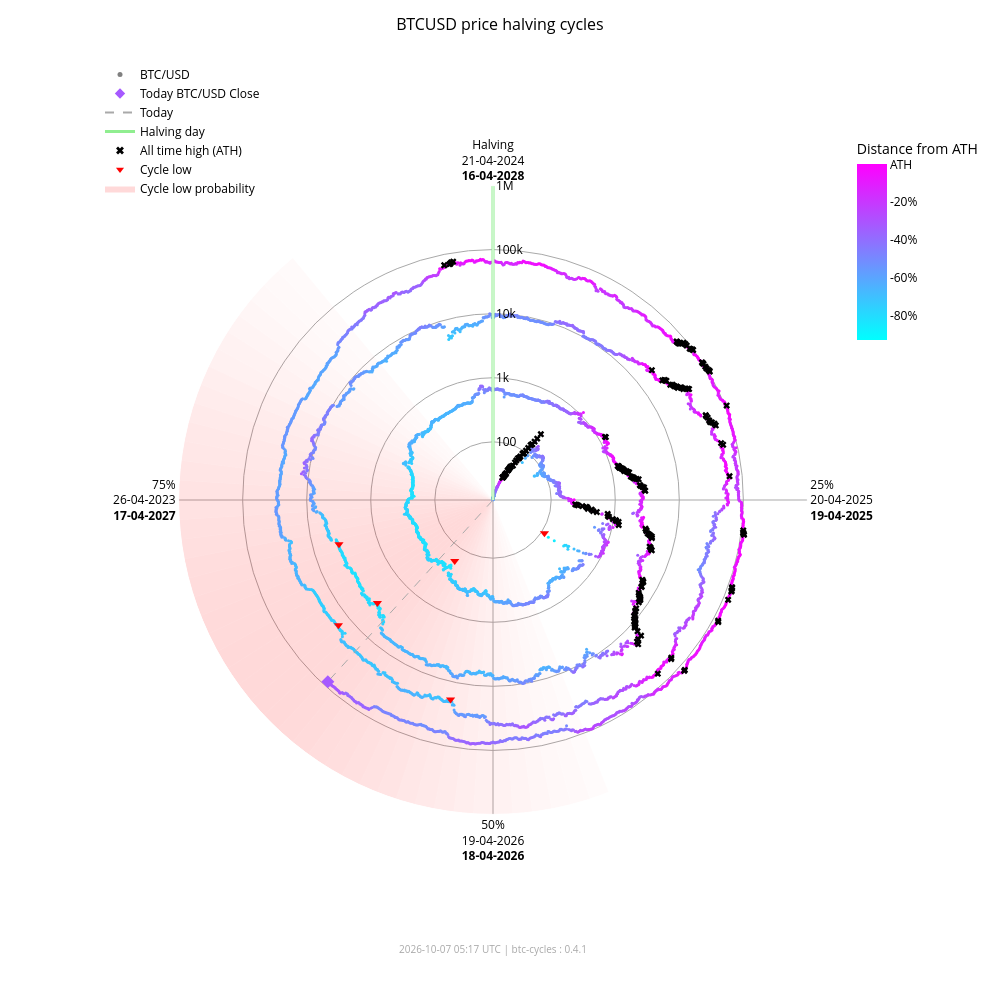

Here is the notebook cell this chart was saved with:
### Markdown cell above
### Interactive chart (plotly)

### Code cell
fig_interactive = btc.plot(
    kind="interactive",
    from_date="2012-11-28",
)
# plotly config for interactivity
config = {"scrollZoom": True, "displayModeBar": True}
# display in notebook
fig_interactive.show(config=config)

### Figure 1 — Plotly figure (JSON) as saved in the notebook; plotly's stock layout.template omitted (floating-point values rounded to 4 significant figures; data arrays with more than 128 entries replaced by an {"elided": "..."} marker saying what was removed)
{"data": [{"fill": "toself", "fillcolor": "rgba(255,0,0,0.017168280509461755)", "hoverinfo": "skip", "line": {"width": 0}, "mode": "lines", "r": [12.35, 1000000, 1000000, 12.35, 12.35], "showlegend": false, "theta": [158.4, 158.4, 162.0, 162.0, 158.4], "type": "scatterpolar"}, {"fill": "toself", "fillcolor": "rgba(255,0,0,0.022114794501891175)", "hoverinfo": "skip", "line": {"width": 0}, "mode": "lines", "r": [12.35, 1000000, 1000000, 12.35, 12.35], "showlegend": false, "theta": [162.0, 162.0, 165.6, 165.6, 162.0], "type": "scatterpolar"}, {"fill": "toself", "fillcolor": "rgba(255,0,0,0.02790404259511669)", "hoverinfo": "skip", "line": {"width": 0}, "mode": "lines", "r": [12.35, 1000000, 1000000, 12.35, 12.35], "showlegend": false, "theta": [165.6, 165.6, 169.2, 169.2, 165.6], "type": "scatterpolar"}, {"fill": "toself", "fillcolor": "rgba(255,0,0,0.034518294852420334)", "hoverinfo": "skip", "line": {"width": 0}, "mode": "lines", "r": [12.35, 1000000, 1000000, 12.35, 12.35], "showlegend": false, "theta": [169.2, 169.2, 172.8, 172.8, 169.2], "type": "scatterpolar"}, {"fill": "toself", "fillcolor": "rgba(255,0,0,0.041901979682821514)", "hoverinfo": "skip", "line": {"width": 0}, "mode": "lines", "r": [12.35, 1000000, 1000000, 12.35, 12.35], "showlegend": false, "theta": [172.8, 172.8, 176.4, 176.4, 172.8], "type": "scatterpolar"}, {"fill": "toself", "fillcolor": "rgba(255,0,0,0.04996405861294358)", "hoverinfo": "skip", "line": {"width": 0}, "mode": "lines", "r": [12.35, 1000000, 1000000, 12.35, 12.35], "showlegend": false, "theta": [176.4, 176.4, 180.0, 180.0, 176.4], "type": "scatterpolar"}, {"fill": "toself", "fillcolor": "rgba(255,0,0,0.05858349692240514)", "hoverinfo": "skip", "line": {"width": 0}, "mode": "lines", "r": [12.35, 1000000, 1000000, 12.35, 12.35], "showlegend": false, "theta": [180.0, 180.0, 183.6, 183.6, 180.0], "type": "scatterpolar"}, {"fill": "toself", "fillcolor": "rgba(255,0,0,0.06761662035375064)", "hoverinfo": "skip", "line": {"width": 0}, "mode": "lines", "r": [12.35, 1000000, 1000000, 12.35, 12.35], "showlegend": false, "theta": [183.6, 183.6, 187.2, 187.2, 183.6], "type": "scatterpolar"}, {"fill": "toself", "fillcolor": "rgba(255,0,0,0.07690481219944661)", "hoverinfo": "skip", "line": {"width": 0}, "mode": "lines", "r": [12.35, 1000000, 1000000, 12.35, 12.35], "showlegend": false, "theta": [187.2, 187.2, 190.8, 190.8, 187.2], "type": "scatterpolar"}, {"fill": "toself", "fillcolor": "rgba(255,0,0,0.08628112000611096)", "hoverinfo": "skip", "line": {"width": 0}, "mode": "lines", "r": [12.35, 1000000, 1000000, 12.35, 12.35], "showlegend": false, "theta": [190.8, 190.8, 194.4, 194.4, 190.8], "type": "scatterpolar"}, {"fill": "toself", "fillcolor": "rgba(255,0,0,0.09557490841018089)", "hoverinfo": "skip", "line": {"width": 0}, "mode": "lines", "r": [12.35, 1000000, 1000000, 12.35, 12.35], "showlegend": false, "theta": [194.4, 194.4, 198.0, 198.0, 194.4], "type": "scatterpolar"}, {"fill": "toself", "fillcolor": "rgba(255,0,0,0.10461455782963762)", "hoverinfo": "skip", "line": {"width": 0}, "mode": "lines", "r": [12.35, 1000000, 1000000, 12.35, 12.35], "showlegend": false, "theta": [198.0, 198.0, 201.6, 201.6, 198.0], "type": "scatterpolar"}, {"fill": "toself", "fillcolor": "rgba(255,0,0,0.11322908719652829)", "hoverinfo": "skip", "line": {"width": 0}, "mode": "lines", "r": [12.35, 1000000, 1000000, 12.35, 12.35], "showlegend": false, "theta": [201.6, 201.6, 205.2, 205.2, 201.6], "type": "scatterpolar"}, {"fill": "toself", "fillcolor": "rgba(255,0,0,0.12125015337052986)", "hoverinfo": "skip", "line": {"width": 0}, "mode": "lines", "r": [12.35, 1000000, 1000000, 12.35, 12.35], "showlegend": false, "theta": [205.2, 205.2, 208.8, 208.8, 205.2], "type": "scatterpolar"}, {"fill": "toself", "fillcolor": "rgba(255,0,0,0.12851590515331976)", "hoverinfo": "skip", "line": {"width": 0}, "mode": "lines", "r": [12.35, 1000000, 1000000, 12.35, 12.35], "showlegend": false, "theta": [208.8, 208.8, 212.4, 212.4, 208.8], "type": "scatterpolar"}, {"fill": "toself", "fillcolor": "rgba(255,0,0,0.13487757461161184)", "hoverinfo": "skip", "line": {"width": 0}, "mode": "lines", "r": [12.35, 1000000, 1000000, 12.35, 12.35], "showlegend": false, "theta": [212.4, 212.4, 216.0, 216.0, 212.4], "type": "scatterpolar"}, {"fill": "toself", "fillcolor": "rgba(255,0,0,0.14020862181849592)", "hoverinfo": "skip", "line": {"width": 0}, "mode": "lines", "r": [12.35, 1000000, 1000000, 12.35, 12.35], "showlegend": false, "theta": [216.0, 216.0, 219.6, 219.6, 216.0], "type": "scatterpolar"}, {"fill": "toself", "fillcolor": "rgba(255,0,0,0.14441504950654527)", "hoverinfo": "skip", "line": {"width": 0}, "mode": "lines", "r": [12.35, 1000000, 1000000, 12.35, 12.35], "showlegend": false, "theta": [219.6, 219.6, 223.2, 223.2, 219.6], "type": "scatterpolar"}, {"fill": "toself", "fillcolor": "rgba(255,0,0,0.14744459351271713)", "hoverinfo": "skip", "line": {"width": 0}, "mode": "lines", "r": [12.35, 1000000, 1000000, 12.35, 12.35], "showlegend": false, "theta": [223.2, 223.2, 226.8, 226.8, 223.2], "type": "scatterpolar"}, {"fill": "toself", "fillcolor": "rgba(255,0,0,0.14929223192296423)", "hoverinfo": "skip", "line": {"width": 0}, "mode": "lines", "r": [12.35, 1000000, 1000000, 12.35, 12.35], "showlegend": false, "theta": [226.8, 226.8, 230.4, 230.4, 226.8], "type": "scatterpolar"}, {"fill": "toself", "fillcolor": "rgba(255,0,0,0.15)", "hoverinfo": "skip", "line": {"width": 0}, "mode": "lines", "r": [12.35, 1000000, 1000000, 12.35, 12.35], "showlegend": false, "theta": [230.4, 230.4, 234.0, 234.0, 230.4], "type": "scatterpolar"}, {"fill": "toself", "fillcolor": "rgba(255,0,0,0.14965033825231114)", "hoverinfo": "skip", "line": {"width": 0}, "mode": "lines", "r": [12.35, 1000000, 1000000, 12.35, 12.35], "showlegend": false, "theta": [234.0, 234.0, 237.6, 237.6, 234.0], "type": "scatterpolar"}, {"fill": "toself", "fillcolor": "rgba(255,0,0,0.14835378057909807)", "hoverinfo": "skip", "line": {"width": 0}, "mode": "lines", "r": [12.35, 1000000, 1000000, 12.35, 12.35], "showlegend": false, "theta": [237.6, 237.6, 241.2, 241.2, 237.6], "type": "scatterpolar"}, {"fill": "toself", "fillcolor": "rgba(255,0,0,0.14623322283554635)", "hoverinfo": "skip", "line": {"width": 0}, "mode": "lines", "r": [12.35, 1000000, 1000000, 12.35, 12.35], "showlegend": false, "theta": [241.2, 241.2, 244.8, 244.8, 241.2], "type": "scatterpolar"}, {"fill": "toself", "fillcolor": "rgba(255,0,0,0.1434078538226231)", "hoverinfo": "skip", "line": {"width": 0}, "mode": "lines", "r": [12.35, 1000000, 1000000, 12.35, 12.35], "showlegend": false, "theta": [244.8, 244.8, 248.4, 248.4, 244.8], "type": "scatterpolar"}, {"fill": "toself", "fillcolor": "rgba(255,0,0,0.13997983179373427)", "hoverinfo": "skip", "line": {"width": 0}, "mode": "lines", "r": [12.35, 1000000, 1000000, 12.35, 12.35], "showlegend": false, "theta": [248.4, 248.4, 252.0, 252.0, 248.4], "type": "scatterpolar"}, {"fill": "toself", "fillcolor": "rgba(255,0,0,0.13602598258454268)", "hoverinfo": "skip", "line": {"width": 0}, "mode": "lines", "r": [12.35, 1000000, 1000000, 12.35, 12.35], "showlegend": false, "theta": [252.0, 252.0, 255.6, 255.6, 252.0], "type": "scatterpolar"}, {"fill": "toself", "fillcolor": "rgba(255,0,0,0.13159547355344953)", "hoverinfo": "skip", "line": {"width": 0}, "mode": "lines", "r": [12.35, 1000000, 1000000, 12.35, 12.35], "showlegend": false, "theta": [255.6, 255.6, 259.2, 259.2, 255.6], "type": "scatterpolar"}, {"fill": "toself", "fillcolor": "rgba(255,0,0,0.12671301775492697)", "hoverinfo": "skip", "line": {"width": 0}, "mode": "lines", "r": [12.35, 1000000, 1000000, 12.35, 12.35], "showlegend": false, "theta": [259.2, 259.2, 262.8, 262.8, 259.2], "type": "scatterpolar"}, {"fill": "toself", "fillcolor": "rgba(255,0,0,0.12138610149219965)", "hoverinfo": "skip", "line": {"width": 0}, "mode": "lines", "r": [12.35, 1000000, 1000000, 12.35, 12.35], "showlegend": false, "theta": [262.8, 262.8, 266.4, 266.4, 262.8], "type": "scatterpolar"}, {"fill": "toself", "fillcolor": "rgba(255,0,0,0.1156142551644921)", "hoverinfo": "skip", "line": {"width": 0}, "mode": "lines", "r": [12.35, 1000000, 1000000, 12.35, 12.35], "showlegend": false, "theta": [266.4, 266.4, 270.0, 270.0, 266.4], "type": "scatterpolar"}, {"fill": "toself", "fillcolor": "rgba(255,0,0,0.10939851441251548)", "hoverinfo": "skip", "line": {"width": 0}, "mode": "lines", "r": [12.35, 1000000, 1000000, 12.35, 12.35], "showlegend": false, "theta": [270.0, 270.0, 273.6, 273.6, 270.0], "type": "scatterpolar"}, {"fill": "toself", "fillcolor": "rgba(255,0,0,0.10274974912946185)", "hoverinfo": "skip", "line": {"width": 0}, "mode": "lines", "r": [12.35, 1000000, 1000000, 12.35, 12.35], "showlegend": false, "theta": [273.6, 273.6, 277.2, 277.2, 273.6], "type": "scatterpolar"}, {"fill": "toself", "fillcolor": "rgba(255,0,0,0.09569517349791425)", "hoverinfo": "skip", "line": {"width": 0}, "mode": "lines", "r": [12.35, 1000000, 1000000, 12.35, 12.35], "showlegend": false, "theta": [277.2, 277.2, 280.8, 280.8, 277.2], "type": "scatterpolar"}, {"fill": "toself", "fillcolor": "rgba(255,0,0,0.08828282625646727)", "hoverinfo": "skip", "line": {"width": 0}, "mode": "lines", "r": [12.35, 1000000, 1000000, 12.35, 12.35], "showlegend": false, "theta": [280.8, 280.8, 284.4, 284.4, 280.8], "type": "scatterpolar"}, {"fill": "toself", "fillcolor": "rgba(255,0,0,0.08058400018765345)", "hoverinfo": "skip", "line": {"width": 0}, "mode": "lines", "r": [12.35, 1000000, 1000000, 12.35, 12.35], "showlegend": false, "theta": [284.4, 284.4, 288.0, 288.0, 284.4], "type": "scatterpolar"}, {"fill": "toself", "fillcolor": "rgba(255,0,0,0.07269354608292704)", "hoverinfo": "skip", "line": {"width": 0}, "mode": "lines", "r": [12.35, 1000000, 1000000, 12.35, 12.35], "showlegend": false, "theta": [288.0, 288.0, 291.6, 291.6, 288.0], "type": "scatterpolar"}, {"fill": "toself", "fillcolor": "rgba(255,0,0,0.06472784449068783)", "hoverinfo": "skip", "line": {"width": 0}, "mode": "lines", "r": [12.35, 1000000, 1000000, 12.35, 12.35], "showlegend": false, "theta": [291.6, 291.6, 295.2, 295.2, 291.6], "type": "scatterpolar"}, {"fill": "toself", "fillcolor": "rgba(255,0,0,0.05682021976743955)", "hoverinfo": "skip", "line": {"width": 0}, "mode": "lines", "r": [12.35, 1000000, 1000000, 12.35, 12.35], "showlegend": false, "theta": [295.2, 295.2, 298.8, 298.8, 295.2], "type": "scatterpolar"}, {"fill": "toself", "fillcolor": "rgba(255,0,0,0.04911378436707333)", "hoverinfo": "skip", "line": {"width": 0}, "mode": "lines", "r": [12.35, 1000000, 1000000, 12.35, 12.35], "showlegend": false, "theta": [298.8, 298.8, 302.4, 302.4, 298.8], "type": "scatterpolar"}, {"fill": "toself", "fillcolor": "rgba(255,0,0,0.04175213714896469)", "hoverinfo": "skip", "line": {"width": 0}, "mode": "lines", "r": [12.35, 1000000, 1000000, 12.35, 12.35], "showlegend": false, "theta": [302.4, 302.4, 306.0, 306.0, 302.4], "type": "scatterpolar"}, {"fill": "toself", "fillcolor": "rgba(255,0,0,0.034868865657538876)", "hoverinfo": "skip", "line": {"width": 0}, "mode": "lines", "r": [12.35, 1000000, 1000000, 12.35, 12.35], "showlegend": false, "theta": [306.0, 306.0, 309.6, 309.6, 306.0], "type": "scatterpolar"}, {"fill": "toself", "fillcolor": "rgba(255,0,0,0.02857722515334582)", "hoverinfo": "skip", "line": {"width": 0}, "mode": "lines", "r": [12.35, 1000000, 1000000, 12.35, 12.35], "showlegend": false, "theta": [309.6, 309.6, 313.2, 313.2, 309.6], "type": "scatterpolar"}, {"fill": "toself", "fillcolor": "rgba(255,0,0,0.022961515313555197)", "hoverinfo": "skip", "line": {"width": 0}, "mode": "lines", "r": [12.35, 1000000, 1000000, 12.35, 12.35], "showlegend": false, "theta": [313.2, 313.2, 316.8, 316.8, 313.2], "type": "scatterpolar"}, {"fill": "toself", "fillcolor": "rgba(255,0,0,0.01807146942917362)", "hoverinfo": "skip", "line": {"width": 0}, "mode": "lines", "r": [12.35, 1000000, 1000000, 12.35, 12.35], "showlegend": false, "theta": [316.8, 316.8, 320.4, 320.4, 316.8], "type": "scatterpolar"}, {"hoverinfo": "text", "marker": {"color": {"elided": "5062 str values"}, "size": 3}, "mode": "markers", "r": {"elided": "5062 float values"}, "showlegend": false, "text": {"elided": "5062 str values"}, "theta": {"elided": "5062 float values"}, "type": "scatterpolar"}, {"hoverinfo": "skip", "line": {"color": "lightgreen", "width": 3}, "mode": "lines", "r": [12.35, 1000000], "showlegend": false, "theta": [0, 0], "type": "scatterpolar"}, {"hoverinfo": "skip", "line": {"color": "darkgrey", "dash": "dash", "width": 1}, "mode": "lines", "r": [12.35, 84160.0], "showlegend": false, "theta": [222.3, 222.3], "type": "scatterpolar"}, {"hoverinfo": "text", "marker": {"color": "#a659ff", "size": 10, "symbol": "diamond"}, "mode": "markers", "r": [84160.0], "showlegend": false, "text": ["Today<br>Date: 2026-10-07<br>Price: $84,157.16"], "theta": [222.3], "type": "scatterpolar"}, {"hoverinfo": "text", "marker": {"color": "black", "size": 6, "symbol": "x"}, "mode": "markers", "r": {"elided": "195 float values"}, "showlegend": false, "text": {"elided": "195 str values"}, "theta": {"elided": "195 float values"}, "type": "scatterpolar"}, {"hoverinfo": "text", "marker": {"color": "red", "size": 8, "symbol": "triangle-down"}, "mode": "markers", "r": [111.6, 164.9, 3233.0, 3925.0, 18950.0, 15760.0], "showlegend": false, "text": ["Cycle Low<br>Date: 2014-02-21<br>Price: $111.56<br>ATH distance: -91.0%", "Cycle Low<br>Date: 2015-01-14<br>Price: $164.92<br>ATH distance: -86.7%", "Cycle Low<br>Date: 2018-12-15<br>Price: $3,232.51<br>ATH distance: -83.3%", "Cycle Low<br>Date: 2019-03-25<br>Price: $3,924.55<br>ATH distance: -79.7%", "Cycle Low<br>Date: 2022-06-18<br>Price: $18,954.25<br>ATH distance: -71.9%", "Cycle Low<br>Date: 2022-11-21<br>Price: $15,760.19<br>ATH distance: -76.7%"], "theta": [122.8, 212.1, 228.3, 254.0, 192.0, 231.0], "type": "scatterpolar"}, {"marker": {"color": "grey", "size": 5}, "mode": "markers", "name": "BTC/USD", "r": [null], "theta": [null], "type": "scatterpolar"}, {"marker": {"color": "#a659ff", "size": 8, "symbol": "diamond"}, "mode": "markers", "name": "Today BTC/USD Close", "r": [null], "theta": [null], "type": "scatterpolar"}, {"line": {"color": "darkgrey", "dash": "dash"}, "mode": "lines", "name": "Today", "r": [null], "theta": [null], "type": "scatterpolar"}, {"line": {"color": "lightgreen", "width": 3}, "mode": "lines", "name": "Halving day", "r": [null], "theta": [null], "type": "scatterpolar"}, {"marker": {"color": "black", "size": 7, "symbol": "x"}, "mode": "markers", "name": "All time high (ATH)", "r": [null], "theta": [null], "type": "scatterpolar"}, {"marker": {"color": "red", "size": 7, "symbol": "triangle-down"}, "mode": "markers", "name": "Cycle low", "r": [null], "theta": [null], "type": "scatterpolar"}, {"fill": "toself", "fillcolor": "rgba(255,0,0,0.15)", "line": {"width": 0}, "mode": "lines", "name": "Cycle low probability", "r": [null], "theta": [null], "type": "scatterpolar"}, {"hoverinfo": "skip", "marker": {"cmax": 0, "cmin": -0.9307, "color": [0], "colorbar": {"len": 0.25, "ticktext": ["ATH", "-20%", "-40%", "-60%", "-80%", "-100%"], "tickvals": [0, -0.2, -0.4, -0.6, -0.8, -1.0], "title": {"text": "Distance from ATH"}, "x": 0.95, "y": 0.92, "yanchor": "top"}, "colorscale": {"elided": "256x2 mixed values"}, "showscale": true, "size": 0}, "mode": "markers", "r": [null], "showlegend": false, "theta": [null], "type": "scatterpolar"}], "layout": {"annotations": [{"font": {"color": "darkgrey", "size": 10}, "showarrow": false, "text": "2026-10-07 05:17 UTC | btc-cycles : 0.4.1", "x": 0.5, "xref": "paper", "y": -0.02, "yref": "paper"}], "font": {"color": "black"}, "height": 1000, "legend": {"bgcolor": "rgba(0,0,0,0)", "font": {"color": "black"}, "x": 0.0, "y": 1.0}, "margin": {"b": 60, "l": 100, "r": 80, "t": 60}, "paper_bgcolor": "white", "plot_bgcolor": "white", "polar": {"angularaxis": {"color": "black", "direction": "clockwise", "gridcolor": "darkgrey", "rotation": 90, "ticktext": ["Halving<br>21-04-2024<br><b>16-04-2028</b>", "25%<br>20-04-2025<br><b>19-04-2025</b>", "50%<br>19-04-2026<br><b>18-04-2026</b>", "75%<br>26-04-2023<br><b>17-04-2027</b>"], "tickvals": [0, 90, 180, 270]}, "bgcolor": "white", "domain": {"x": [0.1, 0.9], "y": [0.05, 0.95]}, "radialaxis": {"angle": 90, "color": "black", "gridcolor": "darkgrey", "range": [1.092, 6.0], "tickangle": 90, "ticktext": ["100", "1k", "10k", "100k", "1M"], "tickvals": [100, 1000, 10000, 100000, 1000000], "type": "log"}}, "title": {"font": {"color": "black", "size": 16}, "text": "BTCUSD price halving cycles", "x": 0.5}, "width": 1000}}
